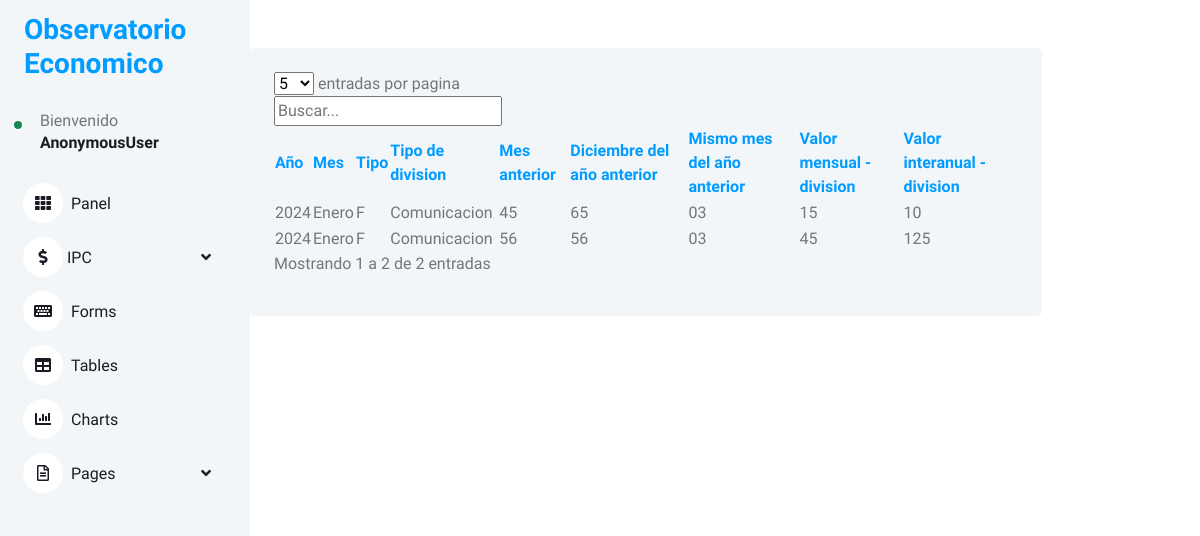
/ipc-listado, run on an earlier commit of the app's database.
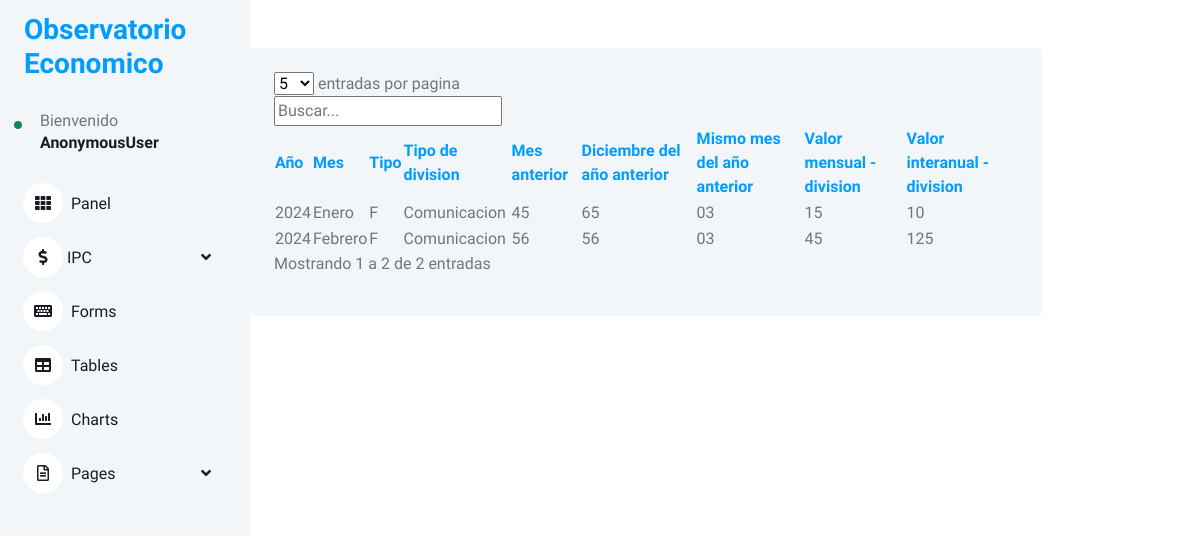
And on a later commit of the database.
### IpcDivision/models.py (models this page shows)
class IpcDivision(models.Model):
     ipc = models.ForeignKey(Ipc, on_delete=models.CASCADE)
     tipo_division = models.ForeignKey(TipoDivision, on_delete= models.CASCADE)
     valor_mensual = models.CharField(max_length=250, blank=False, null=False)
     valor_interanual = models.CharField(max_length=250, blank=False, null=False)

### Ipc/models.py (models this page shows)
class Ipc(models.Model):
    año = models.ForeignKey(Año, on_delete=models.CASCADE)
    mes = models.ForeignKey(Mes, on_delete=models.CASCADE)
    tipo_valor = models.ForeignKey(TipoValor, on_delete=models.CASCADE)
    mes_anterior = models.CharField(max_length=250, blank=False, null=False)
    mes_año_anterior = models.CharField(max_length=250, blank=False, null=False)
    dic_mes_anterior = models.CharField(max_length=250, blank=False, null=False)
    var_mensual = models.CharField(max_length=250, blank=False, null=False)

### Mes/models.py (models this page shows)
class Mes(models.Model):
    mes = models.CharField(max_length=200, blank=False, null=False)
    def __str__(self):
        return self.mes

### Año/models.py (models this page shows)
class Año(models.Model):
    año = models.CharField(max_length=200, blank=False, null=False)
    def __str__(self):
        return self.año

### TipoValor/models.py (models this page shows)
class TipoValor(models.Model):
    valor = models.CharField(max_length=200, blank=False, null=False)
    def __str__(self):
        return self.valor

### IpcTipoDivision/models.py (models this page shows)
class TipoDivision(models.Model):
     tipo_division =models.CharField(max_length=250, blank=False, null=False)
     def __str__(self):
        return self.tipo_division

### Ipc/views.py (the view)
# urls.py: path('ipc-listado',ipc.listado, name='ipc-listado'),
def listado(request):
    ipc = IpcDivision.objects.select_related('ipc').all()
    context = {'ipc':ipc}
    return render(request,'ipc/listado.html',context)

### templates/ipc/listado.html (shortened to what this page needs)
{% extends 'base.html' %}
{% load static %}
{% block container %}
<div class="col-sm-12 col-xl-10" style="margin-top:3em;">
    <div class="bg-light rounded h-100 p-4">
        <div class="table_section padding_infor_info">
            <div class="table-responsive-sm">
               <table id="datatablesSimple">
                  <thead>
                     <tr>
                        <th>Año</th>
                        <th>Mes</th>
                        <th>Tipo</th>
                        <th>Tipo de division</th>
                        <th>Mes anterior</th>
                        <th>Diciembre del año anterior</th>
                        <th>Mismo mes del año anterior</th>
                        <th>Valor mensual - division</th>
                        <th>Valor interanual - division</th>
                     </tr>
                  </thead>
                  <tbody>
                     {% for data in ipc %}
                     <tr>
                        <td>{{data.ipc.año}}</td>
                        <td>{{data.ipc.mes}}</td>
                        <td>{{data.ipc.tipo_valor}}</td>
                        <td>{{data.tipo_division}}</td>
                        <td>{{data.ipc.mes_anterior}}</td>
                        <td>{{data.ipc.dic_mes_anterior}}</td>
                        <td>{{data.ipc.mes_año_anterior}}</td>
                        <td>{{data.valor_mensual}}</td>
                        <td>{{data.valor_interanual}}</td>
                     </tr>
                     {% endfor %}
                  </tbody>
                </table>
            </div>
         </div>
    </div>
</div>
{% endblock container %}

What changed in the data, as far as the page shows it:
changed through a linked row, IpcDivision: ipc.mes "Enero" → "Febrero"
